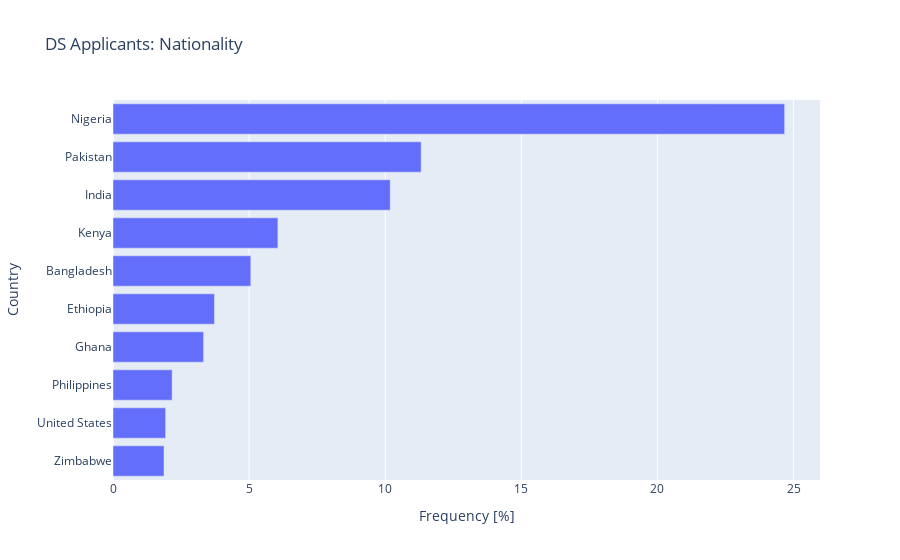

The notebook cell this image was saved under:
### Code cell
# Create horizontal bar chart
fig = px.bar(
    data_frame=df_nationality.tail(10),
    x="count_pct",
    y="country_name",
    orientation="h",
    title="DS Applicants: Nationality"
)
# Set axis labels
fig.update_layout(xaxis_title="Frequency [%]", yaxis_title="Country")
fig.show()

### Figure 1 — Plotly figure (JSON) as saved in the notebook; plotly's stock layout.template omitted (floating-point values rounded to 4 significant figures)
{"data": [{"alignmentgroup": "True", "hovertemplate": "count_pct=%{x}<br>country_name=%{y}<extra></extra>", "legendgroup": "", "marker": {"color": "#636efa", "pattern": {"shape": ""}}, "name": "", "offsetgroup": "", "orientation": "h", "showlegend": false, "textposition": "auto", "type": "bar", "x": [1.873, 1.933, 2.172, 3.328, 3.727, 5.062, 6.058, 10.18, 11.32, 24.67], "xaxis": "x", "y": ["Zimbabwe", "United States", "Philippines", "Ghana", "Ethiopia", "Bangladesh", "Kenya", "India", "Pakistan", "Nigeria"], "yaxis": "y"}], "layout": {"autosize": true, "barmode": "relative", "legend": {"tracegroupgap": 0}, "title": {"text": "DS Applicants: Nationality"}, "xaxis": {"anchor": "y", "autorange": true, "domain": [0, 1], "range": [0, 25.97], "title": {"text": "Frequency [%]"}, "type": "linear"}, "yaxis": {"anchor": "x", "autorange": true, "domain": [0, 1], "range": [-0.5, 9.5], "title": {"text": "Country"}, "type": "category"}}}
